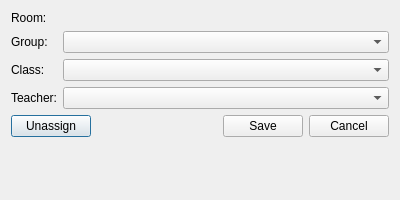
<?xml version="1.0" encoding="UTF-8"?>
<ui version="4.0">
 <class>Entry</class>
 <widget class="QDialog" name="Entry">
  <property name="geometry">
   <rect>
    <x>0</x>
    <y>0</y>
    <width>400</width>
    <height>200</height>
   </rect>
  </property>
  <property name="maximumSize">
   <size>
    <width>16777215</width>
    <height>16777215</height>
   </size>
  </property>
  <property name="windowTitle">
   <string>Dialog</string>
  </property>
  <layout class="QGridLayout" name="gridLayout">
   <item row="2" column="0">
    <layout class="QHBoxLayout" name="horizontalLayout_2">
     <item>
      <widget class="QPushButton" name="buttonUnassign">
       <property name="text">
        <string>Unassign</string>
       </property>
      </widget>
     </item>
     <item>
      <spacer name="horizontalSpacer">
       <property name="orientation">
        <enum>Qt::Horizontal</enum>
       </property>
       <property name="sizeHint" stdset="0">
        <size>
         <width>40</width>
         <height>20</height>
        </size>
       </property>
      </spacer>
     </item>
     <item>
      <widget class="QPushButton" name="buttonSave">
       <property name="text">
        <string>Save</string>
       </property>
      </widget>
     </item>
     <item>
      <widget class="QPushButton" name="buttonCancel">
       <property name="text">
        <string>Cancel</string>
       </property>
      </widget>
     </item>
    </layout>
   </item>
   <item row="1" column="0">
    <layout class="QFormLayout" name="formLayout_2">
     <item row="1" column="0">
      <widget class="QLabel" name="groupLabel">
       <property name="text">
        <string>Group:</string>
       </property>
      </widget>
     </item>
     <item row="1" column="1">
      <widget class="QComboBox" name="groupComboBox"/>
     </item>
     <item row="2" column="0">
      <widget class="QLabel" name="classLabel">
       <property name="text">
        <string>Class:</string>
       </property>
      </widget>
     </item>
     <item row="2" column="1">
      <widget class="QComboBox" name="classComboBox"/>
     </item>
     <item row="3" column="0">
      <widget class="QLabel" name="teacherLabel">
       <property name="text">
        <string>Teacher:</string>
       </property>
      </widget>
     </item>
     <item row="3" column="1">
      <widget class="QComboBox" name="teacherComboBox"/>
     </item>
     <item row="0" column="1">
      <widget class="QLabel" name="roomText">
       <property name="text">
        <string/>
       </property>
      </widget>
     </item>
     <item row="0" column="0">
      <widget class="QLabel" name="roomLabel">
       <property name="text">
        <string>Room:</string>
       </property>
      </widget>
     </item>
    </layout>
   </item>
   <item row="3" column="0">
    <spacer name="verticalSpacer">
     <property name="orientation">
      <enum>Qt::Vertical</enum>
     </property>
     <property name="sizeHint" stdset="0">
      <size>
       <width>20</width>
       <height>40</height>
      </size>
     </property>
    </spacer>
   </item>
  </layout>
 </widget>
 <resources/>
 <connections/>
</ui>
